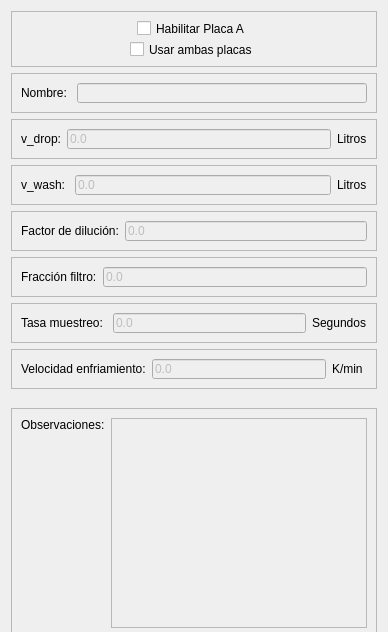
            <widget class="QWidget" name="tab_6">
             <attribute name="title">
              <string>Placa A</string>
             </attribute>
             <layout class="QVBoxLayout" name="verticalLayout_10">
              <item>
               <widget class="QFrame" name="frame_17">
                <property name="maximumSize">
                 <size>
                  <width>16777215</width>
                  <height>56</height>
                 </size>
                </property>
                <property name="frameShape">
                 <enum>QFrame::StyledPanel</enum>
                </property>
                <property name="frameShadow">
                 <enum>QFrame::Raised</enum>
                </property>
                <layout class="QVBoxLayout" name="verticalLayout_4">
                 <item alignment="Qt::AlignHCenter">
                  <widget class="QCheckBox" name="checkBoxHabilitarA">
                   <property name="text">
                    <string>Habilitar Placa A</string>
                   </property>
                  </widget>
                 </item>
                 <item alignment="Qt::AlignHCenter">
                  <widget class="QCheckBox" name="checkBoxAmbasPlacas">
                   <property name="text">
                    <string>Usar ambas placas</string>
                   </property>
                  </widget>
                 </item>
                </layout>
               </widget>
              </item>
              <item>
               <widget class="QFrame" name="frame_30">
                <property name="minimumSize">
                 <size>
                  <width>0</width>
                  <height>0</height>
                 </size>
                </property>
                <property name="maximumSize">
                 <size>
                  <width>16777215</width>
                  <height>40</height>
                 </size>
                </property>
                <property name="frameShape">
                 <enum>QFrame::StyledPanel</enum>
                </property>
                <property name="frameShadow">
                 <enum>QFrame::Raised</enum>
                </property>
                <layout class="QHBoxLayout" name="horizontalLayout_41">
                 <item>
                  <widget class="QLabel" name="label_27">
                   <property name="text">
                    <string>Nombre: </string>
                   </property>
                  </widget>
                 </item>
                 <item>
                  <widget class="QLineEdit" name="txtNombrePlacaA">
                   <property name="enabled">
                    <bool>false</bool>
                   </property>
                  </widget>
                 </item>
                </layout>
               </widget>
              </item>
              <item>
               <widget class="QFrame" name="frame_34">
                <property name="minimumSize">
                 <size>
                  <width>0</width>
                  <height>0</height>
                 </size>
                </property>
                <property name="maximumSize">
                 <size>
                  <width>16777215</width>
                  <height>40</height>
                 </size>
                </property>
                <property name="frameShape">
                 <enum>QFrame::StyledPanel</enum>
                </property>
                <property name="frameShadow">
                 <enum>QFrame::Raised</enum>
                </property>
                <layout class="QHBoxLayout" name="horizontalLayout_46">
                 <item>
                  <widget class="QLabel" name="label_39">
                   <property name="text">
                    <string>v_drop:</string>
                   </property>
                  </widget>
                 </item>
                 <item>
                  <widget class="QLineEdit" name="txtVDropPlacaA">
                   <property name="enabled">
                    <bool>false</bool>
                   </property>
                   <property name="text">
                    <string>0.0</string>
                   </property>
                  </widget>
                 </item>
                 <item>
                  <widget class="QLabel" name="label_40">
                   <property name="minimumSize">
                    <size>
                     <width>30</width>
                     <height>0</height>
                    </size>
                   </property>
                   <property name="maximumSize">
                    <size>
                     <width>10</width>
                     <height>16777215</height>
                    </size>
                   </property>
                   <property name="text">
                    <string>Litros</string>
                   </property>
                  </widget>
                 </item>
                </layout>
               </widget>
              </item>
              <item>
               <widget class="QFrame" name="frame_32">
                <property name="minimumSize">
                 <size>
                  <width>0</width>
                  <height>0</height>
                 </size>
                </property>
                <property name="maximumSize">
                 <size>
                  <width>16777215</width>
                  <height>40</height>
                 </size>
                </property>
                <property name="frameShape">
                 <enum>QFrame::StyledPanel</enum>
                </property>
                <property name="frameShadow">
                 <enum>QFrame::Raised</enum>
                </property>
                <layout class="QHBoxLayout" name="horizontalLayout_44">
                 <item>
                  <widget class="QLabel" name="label_29">
                   <property name="text">
                    <string>v_wash: </string>
                   </property>
                  </widget>
                 </item>
                 <item>
                  <widget class="QLineEdit" name="txtVWashPlacaA">
                   <property name="enabled">
                    <bool>false</bool>
                   </property>
                   <property name="text">
                    <string>0.0</string>
                   </property>
                  </widget>
                 </item>
                 <item>
                  <widget class="QLabel" name="label_41">
                   <property name="minimumSize">
                    <size>
                     <width>30</width>
                     <height>0</height>
                    </size>
                   </property>
                   <property name="maximumSize">
                    <size>
                     <width>10</width>
                     <height>16777215</height>
                    </size>
                   </property>
                   <property name="text">
                    <string>Litros</string>
                   </property>
                  </widget>
                 </item>
                </layout>
               </widget>
              </item>
              <item>
               <widget class="QFrame" name="frame_31">
                <property name="minimumSize">
                 <size>
                  <width>0</width>
                  <height>0</height>
                 </size>
                </property>
                <property name="maximumSize">
                 <size>
                  <width>16777215</width>
                  <height>40</height>
                 </size>
                </property>
                <property name="frameShape">
                 <enum>QFrame::StyledPanel</enum>
                </property>
                <property name="frameShadow">
                 <enum>QFrame::Raised</enum>
                </property>
                <layout class="QHBoxLayout" name="horizontalLayout_43">
                 <item>
                  <widget class="QLabel" name="label_31">
                   <property name="text">
                    <string>Factor de dilución:</string>
                   </property>
                  </widget>
                 </item>
                 <item>
                  <widget class="QLineEdit" name="txtFactorDilucPlacaA">
                   <property name="enabled">
                    <bool>false</bool>
                   </property>
                   <property name="text">
                    <string>0.0</string>
                   </property>
                  </widget>
                 </item>
                </layout>
               </widget>
              </item>
              <item>
               <widget class="QFrame" name="frame_33">
                <property name="minimumSize">
                 <size>
                  <width>0</width>
                  <height>0</height>
                 </size>
                </property>
                <property name="maximumSize">
                 <size>
                  <width>16777215</width>
                  <height>40</height>
                 </size>
                </property>
                <property name="frameShape">
                 <enum>QFrame::StyledPanel</enum>
                </property>
                <property name="frameShadow">
                 <enum>QFrame::Raised</enum>
                </property>
                <layout class="QHBoxLayout" name="horizontalLayout_45">
                 <item>
                  <widget class="QLabel" name="label_35">
                   <property name="text">
                    <string>Fracción filtro:</string>
                   </property>
                  </widget>
                 </item>
                 <item>
                  <widget class="QLineEdit" name="txtFraccFiltroPlacaA">
                   <property name="enabled">
                    <bool>false</bool>
                   </property>
                   <property name="text">
                    <string>0.0</string>
                   </property>
                  </widget>
                 </item>
                </layout>
               </widget>
              </item>
              <item>
               <widget class="QFrame" name="frame_36">
                <property name="minimumSize">
                 <size>
                  <width>0</width>
                  <height>0</height>
                 </size>
                </property>
                <property name="maximumSize">
                 <size>
                  <width>16777215</width>
                  <height>40</height>
                 </size>
                </property>
                <property name="frameShape">
                 <enum>QFrame::StyledPanel</enum>
                </property>
                <property name="frameShadow">
                 <enum>QFrame::Raised</enum>
                </property>
                <layout class="QHBoxLayout" name="horizontalLayout_48">
                 <item>
                  <widget class="QLabel" name="label_37">
                   <property name="text">
                    <string>Tasa muestreo: </string>
                   </property>
                  </widget>
                 </item>
                 <item>
                  <widget class="QLineEdit" name="txtTasaMuestreoPlacaA">
                   <property name="enabled">
                    <bool>false</bool>
                   </property>
                   <property name="text">
                    <string>0.0</string>
                   </property>
                  </widget>
                 </item>
                 <item>
                  <widget class="QLabel" name="label_43">
                   <property name="minimumSize">
                    <size>
                     <width>55</width>
                     <height>0</height>
                    </size>
                   </property>
                   <property name="maximumSize">
                    <size>
                     <width>10</width>
                     <height>16777215</height>
                    </size>
                   </property>
                   <property name="text">
                    <string>Segundos</string>
                   </property>
                  </widget>
                 </item>
                </layout>
               </widget>
              </item>
              <item>
               <widget class="QFrame" name="frame_37">
                <property name="minimumSize">
                 <size>
                  <width>0</width>
                  <height>0</height>
                 </size>
                </property>
                <property name="maximumSize">
                 <size>
                  <width>16777215</width>
                  <height>40</height>
                 </size>
                </property>
                <property name="frameShape">
                 <enum>QFrame::StyledPanel</enum>
                </property>
                <property name="frameShadow">
                 <enum>QFrame::Raised</enum>
                </property>
                <layout class="QHBoxLayout" name="horizontalLayout_49">
                 <item>
                  <widget class="QLabel" name="label_42">
                   <property name="text">
                    <string>Velocidad enfriamiento:</string>
                   </property>
                  </widget>
                 </item>
                 <item>
                  <widget class="QLineEdit" name="txtVelEnfriamientoPlacaA">
                   <property name="enabled">
                    <bool>false</bool>
                   </property>
                   <property name="text">
                    <string>0.0</string>
                   </property>
                  </widget>
                 </item>
                 <item>
                  <widget class="QLabel" name="label_44">
                   <property name="minimumSize">
                    <size>
                     <width>35</width>
                     <height>0</height>
                    </size>
                   </property>
                   <property name="maximumSize">
                    <size>
                     <width>20</width>
                     <height>16777215</height>
                    </size>
                   </property>
                   <property name="text">
                    <string>K/min</string>
                   </property>
                  </widget>
                 </item>
                </layout>
               </widget>
              </item>
              <item>
               <widget class="QFrame" name="frame_35">
                <property name="minimumSize">
                 <size>
                  <width>0</width>
                  <height>226</height>
                 </size>
                </property>
                <property name="maximumSize">
                 <size>
                  <width>16777215</width>
                  <height>200</height>
                 </size>
                </property>
                <property name="frameShape">
                 <enum>QFrame::StyledPanel</enum>
                </property>
                <property name="frameShadow">
                 <enum>QFrame::Raised</enum>
                </property>
                <layout class="QHBoxLayout" name="horizontalLayout_47">
                 <property name="topMargin">
                  <number>9</number>
                 </property>
                 <item alignment="Qt::AlignTop">
                  <widget class="QLabel" name="label_45">
                   <property name="text">
                    <string>Observaciones:</string>
                   </property>
                  </widget>
                 </item>
                 <item>
                  <widget class="QPlainTextEdit" name="txtObservPlacaA">
                   <property name="enabled">
                    <bool>false</bool>
                   </property>
                   <property name="minimumSize">
                    <size>
                     <width>0</width>
                     <height>210</height>
                    </size>
                   </property>
                  </widget>
                 </item>
                </layout>
               </widget>
              </item>
             </layout>
            </widget>
